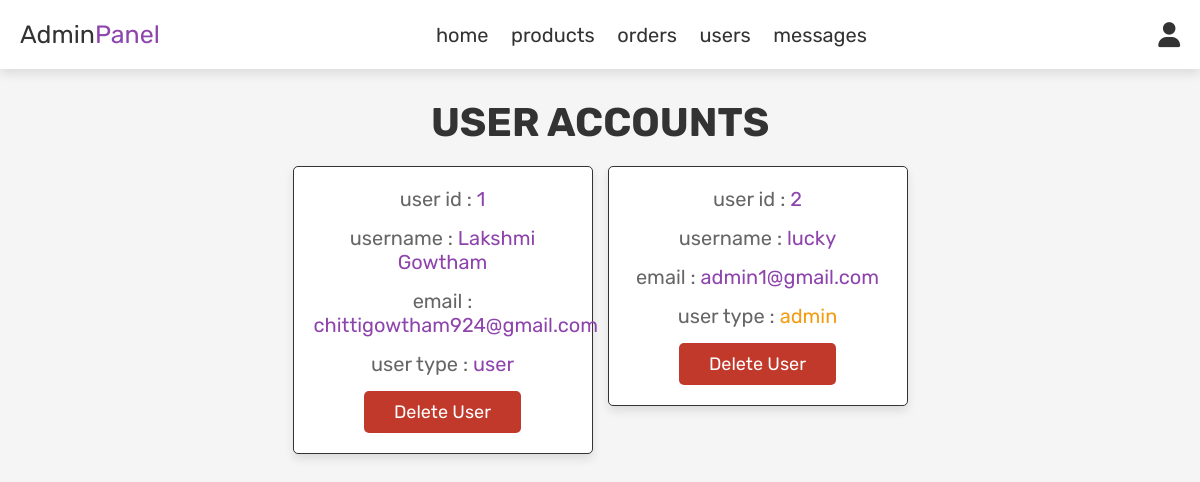
Screenshot of /admin_users.php (signed in) with the database file from the repository.
### tables this page shows
CREATE TABLE `users` (
  `id` int NOT NULL,
  `name` varchar(100) NOT NULL,
  `email` varchar(100) NOT NULL,
  `password` varchar(100) NOT NULL,
  `user_type` varchar(20) NOT NULL DEFAULT 'user'
);

### admin_users.php (the view, shortened to what this page needs)
<?php
include 'config.php';
?>
<!DOCTYPE html>
<html lang="en">
<head>
   <link rel="stylesheet" href="https://cdnjs.cloudflare.com/ajax/libs/font-awesome/6.0.0/css/all.min.css">
   <link rel="stylesheet" href="css/admin_style.css">
</head>
<body>
<?php include 'admin_header.php'; ?>
<section class="users">
   <h1 class="title"> user accounts </h1>
   <div class="box-container">
      <?php
         $select_users = mysqli_query($conn, "SELECT * FROM `users`") or die('query failed');
         while($fetch_users = mysqli_fetch_assoc($select_users)){
      ?>
      <div class="box">
         <p> user id : <span><?php echo $fetch_users['id']; ?></span> </p>
         <p> username : <span><?php echo $fetch_users['name']; ?></span> </p>
         <p> email : <span><?php echo $fetch_users['email']; ?></span> </p>
         <p> user type : <span style="color:<?php if($fetch_users['user_type'] == 'admin'){ echo 'var(--orange)'; } ?>"><?php echo $fetch_users['user_type']; ?></span> </p>
         <a href="admin_users.php?delete=<?php echo $fetch_users['id']; ?>" onclick="return confirm('delete this user?');" class="delete-btn">delete user</a>
      </div>
      <?php
         };
      ?>
   </div>
</section>
</body>
</html>

### css/admin_style.css (style rules this page uses)
:root { --purple:#8e44ad; --red:#c0392b; --orange:#f39c12; --black:#333; --white:#fff; --light-color:#666; --light-white:#ccc; --light-bg:#f5f5f5; --border:.1rem solid var(--black); --box-shadow:0 .5rem 1rem rgba(0,0,0,.1); }
* { font-family: 'Rubik', sans-serif; margin:0; padding:0; box-sizing: border-box; outline: none; border:none; text-decoration: none; transition:all .2s linear; }
html { font-size: 62.5%; overflow-x: hidden; }
body { background-color: var(--light-bg); }
section { padding:3rem 2rem; }
.title { text-align: center; margin-bottom: 2rem; text-transform: uppercase; color:var(--black); font-size: 4rem; }
.btn, .option-btn, .delete-btn, .white-btn { display: inline-block; margin-top: 1rem; padding:1rem 3rem; cursor: pointer; color:var(--white); font-size: 1.8rem; border-radius: .5rem; text-transform: capitalize; }
.delete-btn { background-color: var(--red); }
.users .box-container { display: grid; grid-template-columns: repeat(auto-fit, 30rem); justify-content: center; gap:1.5rem; max-width: 1200px; margin:0 auto; align-items: flex-start; }
.users .box-container .box { background-color: var(--white); padding:2rem; border:var(--border); box-shadow: var(--box-shadow); border-radius: .5rem; text-align: center; }
.users .box-container .box p { padding-bottom: 1.5rem; font-size: 2rem; color:var(--light-color); }
.users .box-container .box p span { color:var(--purple); }
.users .box-container .box .delete-btn { margin-top: 0; }

### rows the page displays
users: id "1", name "Lakshmi Gowtham", email "chittigowtham924@gmail.com", user_type "user"
users: id "2", name "lucky", email "admin1@gmail.com", user_type "admin"
